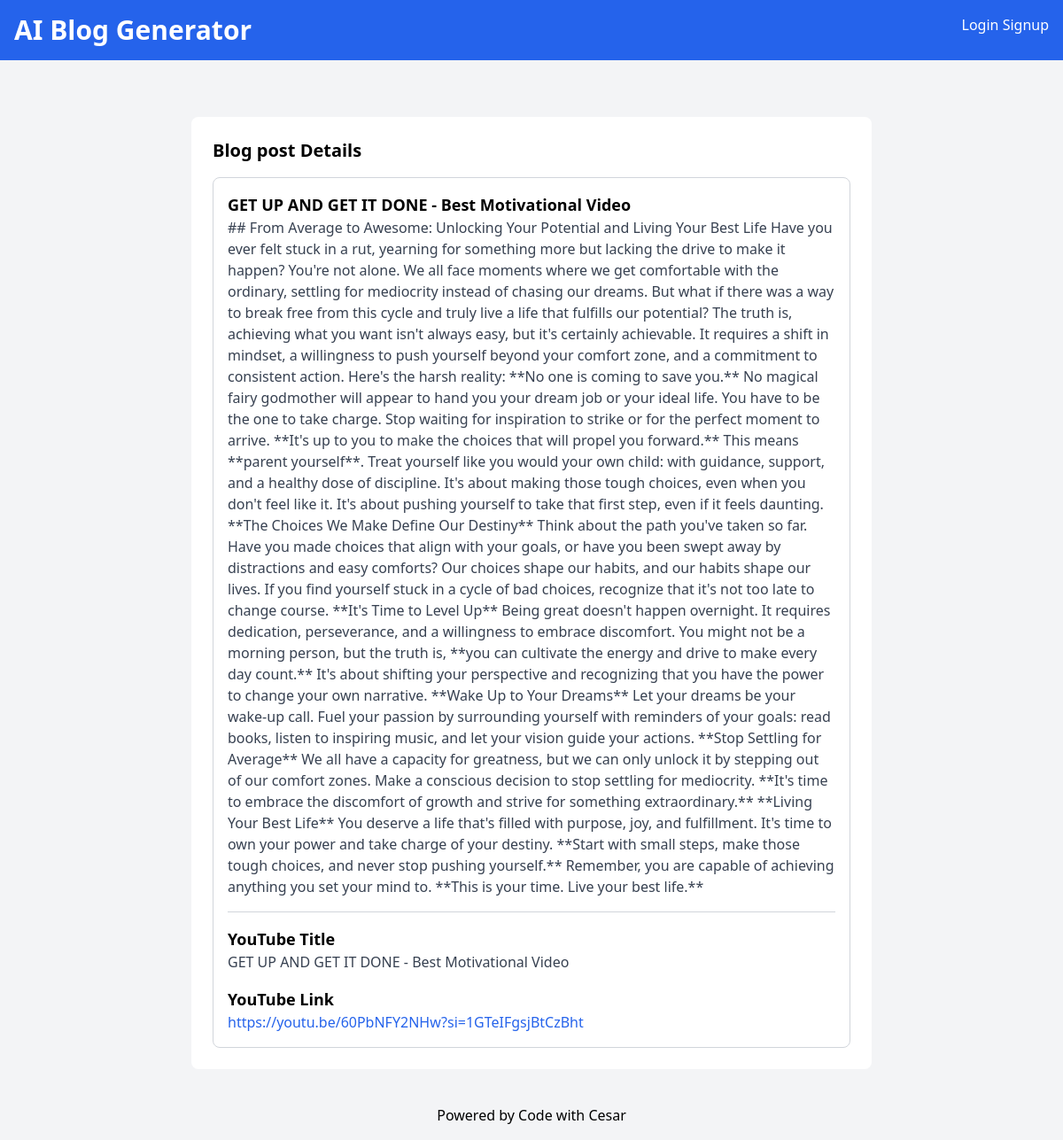
Screenshot of /blog-details/1/ (signed in) with the database file from the repository.
### blog_generator/models.py (models this page shows)
class BlogPost(models.Model):
    user = models.ForeignKey(User, on_delete=models.CASCADE)
    youtube_title = models.CharField(max_length=300)
    youtube_link = models.URLField()
    generated_content = models.TextField()
    created_at = models.DateTimeField(auto_now_add=True)

### blog_generator/views.py (the view)
# urls.py: path('blog-details/<int:pk>/', views.blog_details, name='blog-details'),
def blog_details(request, pk):
    blog_article_detail = BlogPost.objects.get(id=pk)
    if request.user == blog_article_detail.user:
        return render(request, 'blog-details.html', {'blog_article_detail': blog_article_detail})
    else:
        return redirect('/')

### templates/blog-details.html (shortened to what this page needs)
<!DOCTYPE html>
<html lang="en">
<head>
    <link href="https://cdn.jsdelivr.net/npm/tailwindcss@2.2.19/dist/tailwind.min.css" rel="stylesheet">
</head>
<body class="bg-gray-100 font-sans antialiased">
    <nav class="bg-blue-600 p-4 text-white flex justify-between">
        <div>
            <h1 class="text-3xl font-bold">AI Blog Generator</h1>
        </div>
        <div>
            <a href="login" class="text-white hover:underline">Login</a>
            <a href="signup" class="text-white hover:underline">Signup</a>
        </div>
    </nav>
    <br>
    <div class="container mx-auto mt-10 sm:px-0">
        <div class="max-w-3xl mx-auto bg-white p-6 rounded-lg">
            <section>
                <h2 class="text-xl mb-4 font-semibold">Blog post Details</h2>
                <div class="space-y-4">
                    <div class="border border-gray-300 p-4 rounded-lg">
                        <h3 class="text-lg font-semibold">{{blog_article_detail.youtube_title}}</h3>
                        <p class="text-gray-700">{{blog_article_detail.generated_content}}</p>
                        <hr class="my-4 border-gray-300">
                        <h4 class="text-lg font-semibold">YouTube Title</h4>
                        <p class="text-gray-700">{{blog_article_detail.youtube_title}}</p>
                        <h4 class="text-lg font-semibold mt-4">YouTube Link</h4>
                        <a href="{{blog_article_detail.youtube_link}}" class="text-blue-600 hover:underline">{{blog_article_detail.youtube_link}}</a>
                    </div>
                </div>
            </section>
        </div>
    </div>
    <footer class="text-center p-4 text-blacl mt-6">
        Powered by <a href="https://www.linkedin.com/in/cesar-dushimimana-731345236/">Code with Cesar</a>
    </footer>
</body>
</html>

### rows the page displays
BlogPost: youtube_title "GET UP AND GET IT DONE - Best Motivational Video", generated_content "## From Average to Awesome: Unlocking Your Potential and Living Your Best Life Have you ever felt stuck in a rut, yearning for something more but lacking the drive to make it happen? You're not alone. We all face moments where we get comfortable with the ordinary, settling for mediocrity instead of chasing our dreams. But what if there was a way to break free from this cycle and truly live a life that fulfills our potential? The truth is, achieving what you want isn't always easy, but it's certainly achievable. It requires a shift in mindset, a willingness to push yourself beyond your comfort zone, and a commitment to consistent action. Here's the harsh reality: **No one is coming to save…", youtube_link "https://youtu.be/60PbNFY2NHw?si=1GTeIFgsjBtCzBht"
